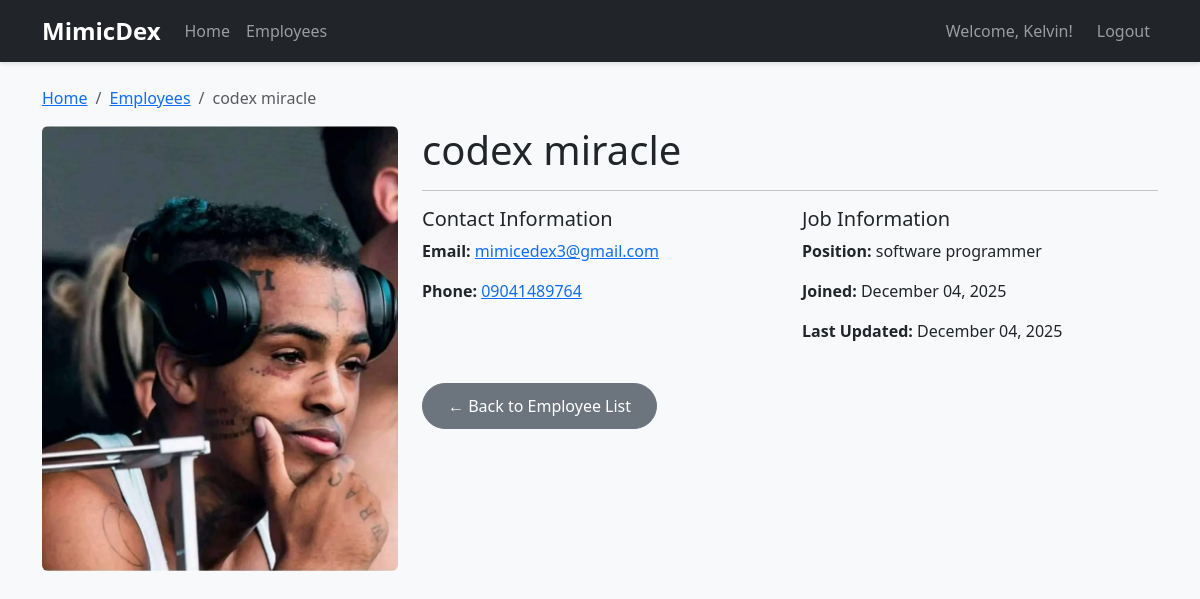
/employees/1/ (signed in), run on the app's committed database.
### employees/models.py (models this page shows, shortened)
class Employee(models.Model):
    first_name = models.CharField(max_length=100)
    last_name = models.CharField(max_length=100)
    photo = models.ImageField(upload_to='images')
    designation = models.CharField(max_length=100)
    email_address =models.EmailField(max_length=100, unique=True)
    Phone_number = models.CharField(max_length=12, blank=True)
    created_at = models.DateTimeField(auto_now_add=True)
    updated_at = models.DateTimeField(auto_now=True)

### employees/views.py (the view)
# urls.py: path('<int:pk>/', views.employee_detail, name='employee_detail'),
@login_required
def employee_detail(request, pk):
    employee = Employee.objects.get(pk=pk)
    return render(request, 'employees/employee_detail.html', {'employee': employee})

### templates/employees/employee_detail.html (shortened to what this page needs)
{% load static %}
<!DOCTYPE html>
<html lang="en">
<head>
    <link href="https://cdn.jsdelivr.net/npm/bootstrap@5.3.8/dist/css/bootstrap.min.css" rel="stylesheet">
    <link rel="stylesheet" href="{% static 'css/style.css' %}">
</head>
<body>
    <nav class="navbar navbar-expand-lg navbar-dark bg-dark">
        <div class="container">
            <a class="navbar-brand" href="{% url 'home' %}">MimicDex</a>
            <div class="navbar-nav me-auto">
                <a class="nav-link" href="{% url 'home' %}">Home</a>
                <a class="nav-link" href="{% url 'employees:employee_list' %}">Employees</a>
            </div>
            <div class="navbar-nav">
                {% if user.is_authenticated %}
                    <span class="navbar-text me-3">Welcome, {{ user.first_name|default:user.username }}!</span>
                    <a class="nav-link" href="{% url 'logout' %}">Logout</a>
                {% else %}
                    <a class="nav-link" href="{% url 'login' %}">Login</a>
                    <a class="nav-link" href="{% url 'signup' %}">Sign Up</a>
                {% endif %}
            </div>
        </div>
    </nav>
    <div class="container mt-4">
        <div class="row">
            <div class="col-12">
                <nav aria-label="breadcrumb">
                    <ol class="breadcrumb">
                        <li class="breadcrumb-item"><a href="{% url 'home' %}">Home</a></li>
                        <li class="breadcrumb-item"><a href="{% url 'employees:employee_list' %}">Employees</a></li>
                        <li class="breadcrumb-item active">{{ employee.first_name }} {{ employee.last_name }}</li>
                    </ol>
                </nav>
            </div>
        </div>
        <div class="row">
            <div class="col-md-4">
                {% if employee.photo %}
                    <img src="{{ employee.photo.url }}" class="img-fluid rounded" alt="{{ employee.first_name }}">
                {% else %}
                    <div class="bg-light rounded d-flex align-items-center justify-content-center" style="height: 300px;">
                        <span class="text-muted">No Photo Available</span>
                    </div>
                {% endif %}
            </div>
            <div class="col-md-8">
                <h1>{{ employee.first_name }} {{ employee.last_name }}</h1>
                <hr>
                <div class="row">
                    <div class="col-sm-6">
                        <h5>Contact Information</h5>
                        <p><strong>Email:</strong> <a href="mailto:{{ employee.email_address }}">{{ employee.email_address }}</a></p>
                        {% if employee.Phone_number %}
                            <p><strong>Phone:</strong> <a href="tel:{{ employee.Phone_number }}">{{ employee.Phone_number }}</a></p>
                        {% endif %}
                    </div>
                    <div class="col-sm-6">
                        <h5>Job Information</h5>
                        <p><strong>Position:</strong> {{ employee.designation }}</p>
                        <p><strong>Joined:</strong> {{ employee.created_at|date:"F d, Y" }}</p>
                        <p><strong>Last Updated:</strong> {{ employee.updated_at|date:"F d, Y" }}</p>
                    </div>
                </div>
                <div class="mt-4">
                    <a href="{% url 'employees:employee_list' %}" class="btn btn-secondary">← Back to Employee List</a>
                </div>
            </div>
        </div>
    </div>
</body>
</html>

### mysite/static/css/style.css (style rules this page uses)
body { font-family: 'Segoe UI', Tahoma, Geneva, Verdana, sans-serif; background-color: #f8f9fa; }
.navbar-brand { font-weight: bold; font-size: 1.5rem; }
.btn { border-radius: 25px; padding: 10px 25px; font-weight: 500; }
.navbar { box-shadow: 0 2px 4px rgba(0,0,0,0.1); }
.breadcrumb { background-color: transparent; padding: 0; }

### data on the page
Employee: first_name "codex", last_name "miracle", photo (picture), email_address "mimicedex3@gmail.com", Phone_number "09041489764", designation "software programmer", created_at "December 04, 2025", updated_at "December 04, 2025"

### other printed values
{{ user.first_name|default:user.username }} "Kelvin"
